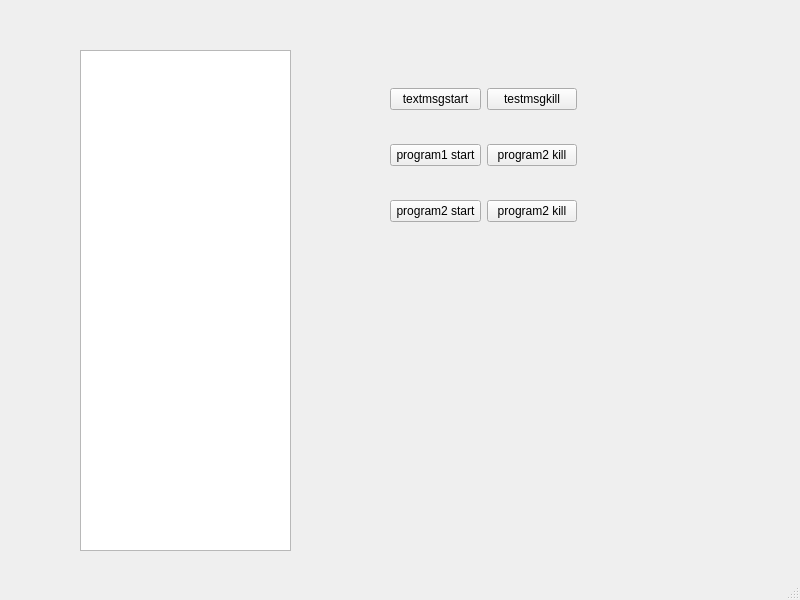
<?xml version="1.0" encoding="UTF-8"?>
<ui version="4.0">
 <class>MainWindow</class>
 <widget class="QMainWindow" name="MainWindow">
  <property name="geometry">
   <rect>
    <x>0</x>
    <y>0</y>
    <width>800</width>
    <height>600</height>
   </rect>
  </property>
  <property name="windowTitle">
   <string>MainWindow</string>
  </property>
  <widget class="QWidget" name="centralwidget">
   <widget class="QTextBrowser" name="textBrowser">
    <property name="geometry">
     <rect>
      <x>80</x>
      <y>50</y>
      <width>211</width>
      <height>501</height>
     </rect>
    </property>
   </widget>
   <widget class="QWidget" name="">
    <property name="geometry">
     <rect>
      <x>390</x>
      <y>60</y>
      <width>187</width>
      <height>191</height>
     </rect>
    </property>
    <layout class="QHBoxLayout" name="horizontalLayout">
     <item>
      <layout class="QVBoxLayout" name="verticalLayout">
       <item>
        <widget class="QPushButton" name="pushButton">
         <property name="text">
          <string>textmsgstart</string>
         </property>
        </widget>
       </item>
       <item>
        <widget class="QPushButton" name="pushButton_2">
         <property name="text">
          <string>program1 start</string>
         </property>
        </widget>
       </item>
       <item>
        <widget class="QPushButton" name="pushButton_3">
         <property name="text">
          <string>program2 start</string>
         </property>
        </widget>
       </item>
      </layout>
     </item>
     <item>
      <layout class="QVBoxLayout" name="verticalLayout_2">
       <item>
        <widget class="QPushButton" name="pushButton_6">
         <property name="text">
          <string>testmsgkill</string>
         </property>
        </widget>
       </item>
       <item>
        <widget class="QPushButton" name="pushButton_4">
         <property name="text">
          <string>program2 kill</string>
         </property>
        </widget>
       </item>
       <item>
        <widget class="QPushButton" name="pushButton_5">
         <property name="text">
          <string>program2 kill</string>
         </property>
        </widget>
       </item>
      </layout>
     </item>
    </layout>
   </widget>
  </widget>
  <widget class="QMenuBar" name="menubar">
   <property name="geometry">
    <rect>
     <x>0</x>
     <y>0</y>
     <width>800</width>
     <height>19</height>
    </rect>
   </property>
  </widget>
  <widget class="QStatusBar" name="statusbar"/>
 </widget>
 <resources/>
 <connections/>
</ui>
